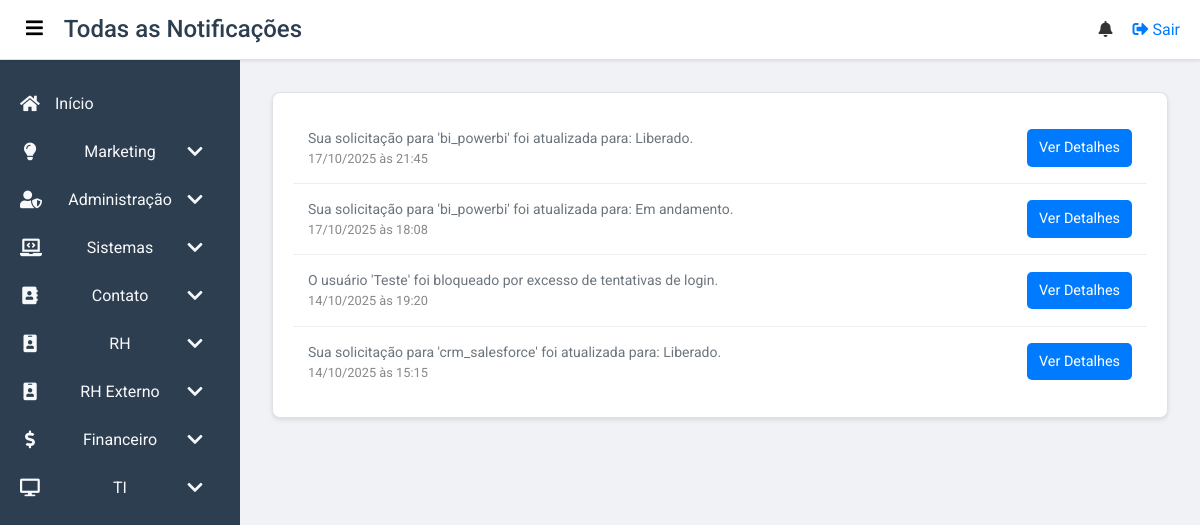
/notifications (signed in), run on the app's committed database.
### app/models.py (models this page shows, shortened)
class Notification(db.Model):
    id = db.Column(db.Integer, primary_key=True)
    message = db.Column(db.String(500), nullable=False)
    link = db.Column(db.String(500), nullable=True)
    is_read = db.Column(db.Boolean, default=False)
    user_id = db.Column(db.Integer, db.ForeignKey('user.id'), nullable=False)
    created_at = db.Column(db.DateTime, default=datetime.utcnow)
    user = db.relationship('User', backref='notifications')

### app/routes.py (the view)
@main.route('/notifications')
@login_required
def notifications():
    all_notifications = Notification.query.filter_by(user_id=current_user.id).order_by(Notification.created_at.desc()).all()
    return render_template('notifications.html', notifications=all_notifications)

### app/routes.py (called while the page is built)
@main.context_processor
def inject_user_groups():
    if current_user.is_authenticated:
        user_groups = {group.name for group in current_user.groups}
        return dict(user_groups=user_groups)
    return dict(user_groups=set())

@main.context_processor
def inject_notifications():
    if current_user.is_authenticated:
        unread_notifications = Notification.query.filter_by(user_id=current_user.id, is_read=False).order_by(Notification.created_at.desc()).all()
        unread_notifications_count = len(unread_notifications)
        return dict(unread_notifications=unread_notifications, unread_notifications_count=unread_notifications_count)
    return dict(unread_notifications=[], unread_notifications_count=0)

### app/templates/notifications.html (shortened to what this page needs)
{% extends "base.html" %}
{% block page_title %}Todas as Notificações{% endblock %}
{% block content %}
<section class="dashboard">
    <div class="card">
        <div class="notification-list">
            {% if notifications %}
                {% for notification in notifications %}
                <div class="notification-item-full {% if not notification.is_read %}notification-unread{% endif %}">
                    <div class="notification-content">
                        <p class="notification-message">{{ notification.message }}</p>
                        <span class="notification-time">{{ notification.created_at.strftime('%d/%m/%Y às %H:%M') }}</span>
                    </div>
                    {% if notification.link %}
                        <a href="{{ notification.link }}" class="btn-notification-action">Ver Detalhes</a>
                    {% endif %}
                </div>
                {% endfor %}
            {% else %}
                <div class="notification-item-full">
                    <p>Você não tem nenhuma notificação.</p>
                </div>
            {% endif %}
        </div>
    </div>
</section>
{% endblock %}

### app/static/css/base.css (style rules this page uses)
:root { --primary-color: #007bff; --secondary-color: #2c3e50; --background-light: #f0f2f5; --background-white: #ffffff; --text-color: #333; --text-light: #f8f9fa; --border-color: #dee2e6; --shadow-color: rgba(0, 0, 0, 0.1); }
body { font-family: 'Roboto', sans-serif; margin: 0; padding: 0; background-color: var(--background-light); color: var(--text-color); -webkit-font-smoothing: antialiased; -moz-osx-font-smoothing: grayscale; }
.card { background: white; padding: 20px; border-radius: 8px; box-shadow: 0 2px 4px var(--shadow-color); border: 1px solid var(--border-color); }
.card p { font-size: 14px; color: #6c757d; }

### app/templates/notifications.html (style rules this page uses)
.notification-list { display: flex; flex-direction: column; width: 100%; }
.notification-item-full { display: flex; justify-content: space-between; align-items: center; padding: 15px; border-bottom: 1px solid #eee; transition: background-color 0.3s; }
.notification-item-full:last-child { border-bottom: none; }
.notification-content { display: flex; flex-direction: column; flex-grow: 1; }
.notification-message { margin: 0; font-size: 1rem; color: #333; }
.notification-time { font-size: 0.8rem; color: #888; }
.btn-notification-action { padding: 8px 12px; background-color: #007bff; color: white; text-decoration: none; border-radius: 5px; font-size: 0.9rem; transition: background-color 0.3s; white-space: nowrap; margin-left: 20px; }

### data on the page
Notification: message "Sua solicitação para 'bi_powerbi' foi atualizada para: Liberado.", created_at "17/10/2025 às 21:45"
Notification: message "Sua solicitação para 'bi_powerbi' foi atualizada para: Em andamento.", created_at "17/10/2025 às 18:08"
Notification: message "O usuário 'Teste' foi bloqueado por excesso de tentativas de login.", created_at "14/10/2025 às 19:20"
Notification: message "Sua solicitação para 'crm_salesforce' foi atualizada para: Liberado.", created_at "14/10/2025 às 15:15"
